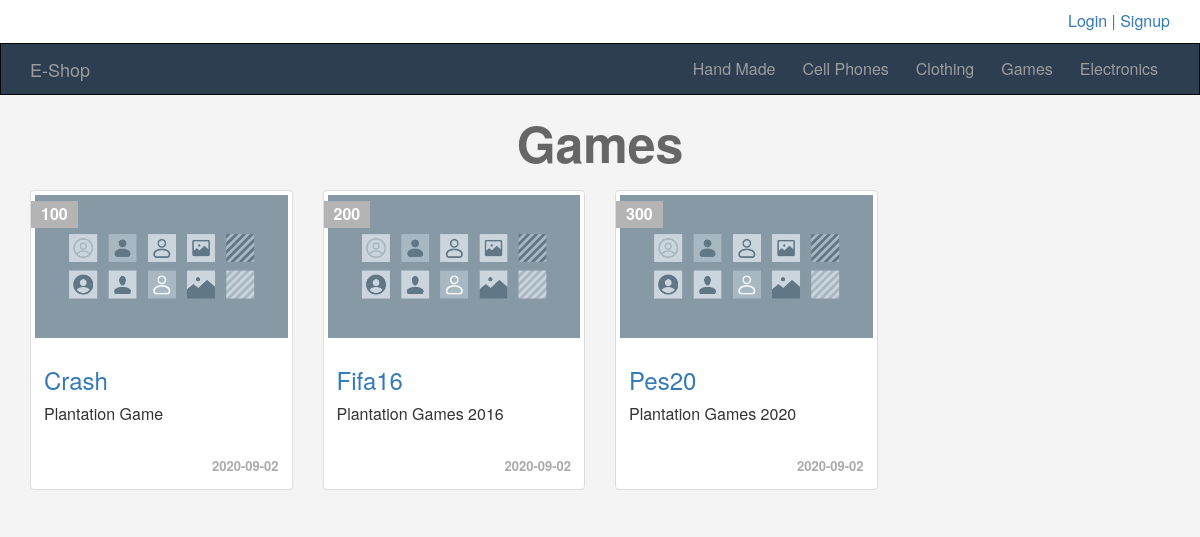
The app's page /categories.php?pageid=17 with its own data.
### tables this page shows
CREATE TABLE `categories` (
  `ID` int(11) NOT NULL,
  `Name` varchar(255) NOT NULL,
  `Description` text NOT NULL,
  `parent` int(11) NOT NULL,
  `Ordering` int(11) DEFAULT NULL,
  `Visibility` tinyint(4) NOT NULL DEFAULT 0,
  `Allow_Comment` tinyint(4) NOT NULL DEFAULT 0,
  `Allow_Ads` tinyint(4) NOT NULL DEFAULT 0
);

CREATE TABLE `items` (
  `item_ID` int(11) NOT NULL,
  `Name` varchar(255) NOT NULL,
  `Description` text NOT NULL,
  `Price` varchar(255) NOT NULL,
  `Add_Date` date NOT NULL,
  `Country_Made` varchar(255) NOT NULL,
  `Image` varchar(255) NOT NULL DEFAULT 'default.jpg',
  `Status` varchar(255) NOT NULL,
  `Rating` smallint(6) NOT NULL,
  `Approve` tinyint(4) NOT NULL DEFAULT 0,
  `Cat_ID` int(11) NOT NULL,
  `Member_ID` int(11) NOT NULL,
  `tags` varchar(255) DEFAULT NULL
);

### int.php (called while the page is built, shortened)
<?php
    	include 'admin/connect.php';
	    $tpl  = 'includes/templates/';
	    $func = 'includes/functions/';
	    include $func .  'functions.php';
	    include $tpl  .  'header.php';
?>

### includes/functions/functions.php (called while the page is built, shortened)
<?php
	function getAllFrom($field,$table,$where = NULL,$and = NULL ,$orderfield,$ordering = "DESC" ){
		global $conn;
		$getAll = $conn -> prepare("SELECT $field FROM $table  $where $and ORDER BY $orderfield $ordering");
		$getAll -> execute();
		$all = $getAll -> FetchAll();
		return $all;
	}
?>

### categories.php (the view, shortened to what this page needs)
<?php
	include "int.php";
?>
<div class="container">
	<?php
		if(isset($_GET['pageid']) && is_numeric($_GET['pageid'])){
			$catid = intval($_GET['pageid']);
			$cats = $conn -> prepare("SELECT * FROM categories WHERE ID=$catid ORDER BY ID");
			$cats -> execute();
			$cat = $cats -> Fetch();
		}
	?>
	<h1 class="text-center"><?php echo $cat['Name'] ?></h1>
	<div class="row">
	<?php
		if(isset($_GET['pageid']) && is_numeric($_GET['pageid'])){
			$category = intval($_GET['pageid']);
			$allItems = getAllFrom("*","items","WHERE Cat_ID = {$category}","AND Approve = 1","item_ID" );
			foreach ($allItems as $item) {
				echo '<div class="col-sm-6 col-md-3">';
					echo '<div class="thumbnail item-box">';
						echo '<span class="price-tag">' .$item['Price'] .'</span>';
					  echo '<img class="img-responsive" alt="avater" src="includes/images/'.$item['Image'].'"/>';
						echo '<div class="caption">';
							echo '<h3><a href="items.php?itemid='.$item['item_ID'].'">' .$item['Name']. '</a></h3>';
							echo '<p>' .$item['Description']. '</p>';
							echo '<div class="date">' .$item['Add_Date'] .'</div>';
						echo '</div>';
					echo '</div>';
				echo '</div>';
			}
		}else{
			echo "You Must Add Page Id.";
		}
	?>
	</div>
</div>
<?php
	include $tpl.'footer.php';
?>

### includes/templates/header.php (shortened to what this page needs)
<!DOCTYPE html>
<html>
	<head>
        <link rel="stylesheet" href="layout/css/bootstrap.min.css"/>
        <link rel="stylesheet" href="layout/css/font-awesome.min.css"/>
        <link rel="stylesheet" href="layout/css/front.css"/>
	</head>
	<body>
    <div class="upper-bar">
      <div class="container">
        <?php if (isset($_SESSION['userName'])){ ?>
				<div class='pull-right'>
	        <img class="my-image img-thumbnail img-circle" src="includes/images/1.jpg" alt="" />
	        <div class="btn-group my-info">
	            <span class="btn dropdown-toggle" data-toggle="dropdown">
	                <?php echo $_SESSION['userName'] ?>
	                <span class="caret"></span>
	            </span>
	            <ul class="dropdown-menu">
	              <li><a href="profile.php">My Profile</a></li>
	              <li><a href="newad.php">New Item</a></li>
	              <li><a href="profile.php#my-ads">My Items</a></li>
	              <li><a href="logout.php">Logout</a></li>
	            </ul>
	        </div>
			  </div>
        <?php }else{
          echo "<a href='login.php'><span class='pull-right'>Login | Signup</span></a>";
        }?>
      </div>
    </div>
    <nav class="navbar navbar-inverse">
      <div class="container">
        <div class="navbar-header">
          <a class="navbar-brand" href="index.php">E-Shop</a>
        </div>
        <div class="collapse navbar-collapse" id="app-nav">
          <ul class="nav navbar-nav navbar-right">
            <?php
              $allCats = getAllFrom("*","categories","WHERE parent = 0","","ID","ASC" );
              foreach ( $allCats as $cat) {
                echo '<li><a href="categories.php?pageid='.$cat['ID'].'">' .$cat['Name'] . '</a></li>';
              }
            ?>
          </ul>
        </div>
      </div>
    </nav>

### layout/css/front.css (style rules this page uses)
body { background-color: #F4F4F4; font-size: 16px; }
h1 { font-size: 50px; margin: 20px 0; font-weight: bold; color: #666; }
.navbar { border-radius: 0; margin-bottom: 0; }
.nav>li>a , .navbar-brand { padding-right: 12px; }
.navbar-brand { front-size: 1em; }
.upper-bar { padding: 10px; background-color: #fff ; }
.item-box { position: relative; }
.item-box .price-tag { background-color: #B4B4B4; padding: 2px 10px; position: absolute; left: 0; top: 10px; font-weight: bold; color: #FFF; }
.item-box .caption p { height: 44px; max-height:44px; }
.thumbnail .date { text-align: right; font-size: 13px; color: #AAA; font-weight: bold; }

### records on screen
categories: Name "Hand Made"
categories: Name "Cell Phones"
categories: Name "Clothing"
categories: Name "Games"
categories: Name "Electronics"
items: Price "100", Image (placeholder picture), Name "Crash", Description "Plantation Game", Add_Date "2020-09-02"
items: Price "200", Image (placeholder picture), Name "Fifa16", Description "Plantation Games 2016", Add_Date "2020-09-02"
items: Price "300", Image (placeholder picture), Name "Pes20", Description "Plantation Games 2020", Add_Date "2020-09-02"
